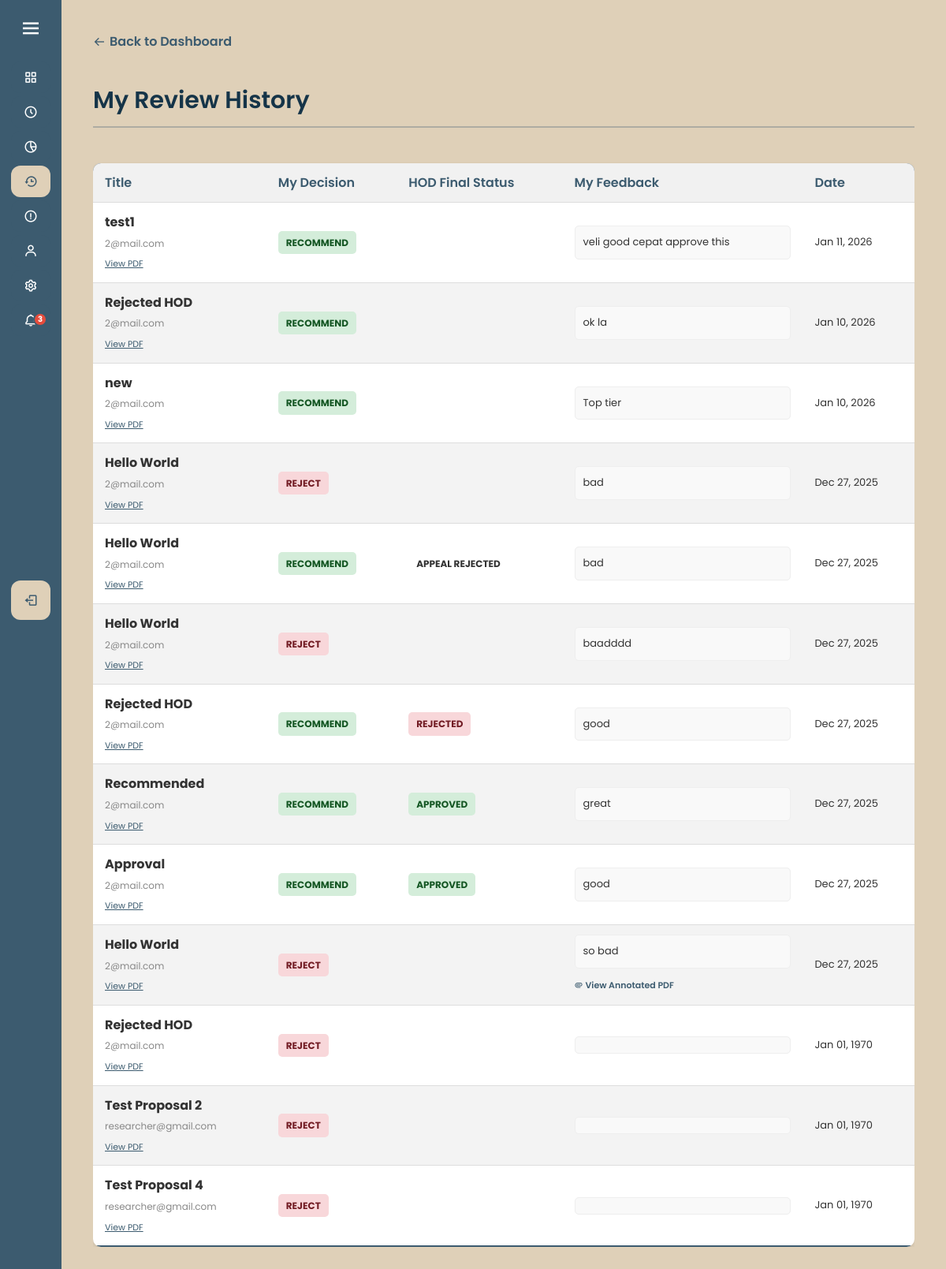
/reviewer_history.php (signed in), run on the app's committed database.
### tables this page shows
CREATE TABLE `reviews` (
  `id` int(11) NOT NULL,
  `reviewer_id` int(11) NOT NULL,
  `reviewer_email` varchar(255) DEFAULT NULL,
  `proposal_id` int(11) NOT NULL,
  `status` enum('Pending','Completed') DEFAULT 'Pending',
  `assigned_date` date DEFAULT curdate(),
  `type` enum('Proposal','Appeal') DEFAULT 'Proposal',
  `feedback` text DEFAULT NULL,
  `annotated_file` varchar(255) DEFAULT NULL,
  `decision` enum('RECOMMEND','REJECT') DEFAULT NULL,
  `review_date` datetime DEFAULT NULL
);

CREATE TABLE `proposals` (
  `id` int(11) NOT NULL,
  `title` varchar(255) NOT NULL,
  `description` text DEFAULT NULL,
  `researcher_email` varchar(255) NOT NULL,
  `file_path` varchar(255) NOT NULL,
  `reviewer_email` varchar(255) DEFAULT NULL,
  `status` enum('DRAFT','SUBMITTED','ASSIGNED','PENDING_REVIEW','REQUIRES_AMENDMENT','RESUBMITTED','RECOMMENDED','REJECTED','APPROVED','APPEALED','APPEAL_REJECTED') DEFAULT 'SUBMITTED',
  `created_at` timestamp NOT NULL DEFAULT current_timestamp(),
  `approved_at` datetime DEFAULT NULL,
  `resubmitted_at` datetime DEFAULT NULL,
  `priority` enum('Normal','High') DEFAULT 'Normal',
  `department_id` int(11) DEFAULT NULL,
  `reviewer_feedback` text DEFAULT NULL,
  `amendment_notes` text DEFAULT NULL,
  `budget_requested` decimal(10,2) DEFAULT 0.00,
  `approved_budget` decimal(10,2) DEFAULT 0.00,
  `amount_spent` decimal(10,2) DEFAULT 0.00
);

### reviewer_history.php (the view, shortened to what this page needs)
<?php
require 'config.php';
$email = $_SESSION['email'];
$user_q = $conn->query("SELECT id FROM users WHERE email = '$email'");
$user_id = $user_q->fetch_assoc()['id'];
$hist_query = "SELECT r.decision, r.feedback, r.status as review_status, r.review_date, r.annotated_file,
                      p.title, p.researcher_email, p.status as final_status, p.file_path
               FROM reviews r
               JOIN proposals p ON r.proposal_id = p.id
               WHERE r.reviewer_id = ? AND r.status = 'Completed'
               ORDER BY r.review_date DESC";
$hist_stmt = $conn->prepare($hist_query);
$hist_stmt->bind_param("i", $user_id);
$hist_stmt->execute();
$history = $hist_stmt->get_result();
?>
<!DOCTYPE html>
<html lang="en">
<head>
    <link rel="stylesheet" href="styling/style.css">
    <link rel="stylesheet" href="styling/dashboard.css">
    <link href="https://unpkg.com/boxicons@2.1.4/css/boxicons.min.css" rel="stylesheet">
</head>
<body>
    <?php include 'sidebar.php'; ?>
    <section class="home-section">
        <div style="margin-bottom: 20px;">
            <a href="reviewer_page.php" class="btn-back"><i class='bx bx-arrow-back'></i> Back to Dashboard</a>
        </div>
        <div class="welcome-text">My Review History</div>
        <hr style="border: 1px solid #3C5B6F; opacity: 0.3; margin-bottom: 25px;">
        <div style="overflow-x:auto;">
            <table class="styled-table">
                <thead>
                    <tr>
                        <th>Title</th>
                        <th>My Decision</th>
                        <th>HOD Final Status</th>
                        <th>My Feedback</th>
                        <th>Date</th>
                    </tr>
                </thead>
                <tbody>
                    <?php if ($history->num_rows > 0): ?>
                        <?php while($row = $history->fetch_assoc()): ?>
                            <tr>
                                <td>
                                    <strong><?= htmlspecialchars($row['title']) ?></strong><br>
                                    <span style="font-size: 12px; color: #888;"><?= htmlspecialchars($row['researcher_email']) ?></span>
                                    <br>
                                    <a href="<?= $row['file_path'] ?>" target="_blank" style="font-size: 11px; color: #3C5B6F;">View PDF</a>
                                </td>
                                <td>
                                    <?php if($row['review_status'] == 'Reported'): ?>
                                        <span class="status-badge rejected" style="background:#000; color:#fff;">Reported</span>
                                    <?php elseif($row['decision'] == 'AMENDMENT'): ?>
                                        <span class="status-badge requires_amendment">REQUESTED AMENDMENT</span>
                                    <?php else: ?>
                                        <span class="status-badge <?= $row['decision'] == 'RECOMMEND' ? 'approved' : 'rejected' ?>">
                                            <?= $row['decision'] ?>
                                        </span>
                                    <?php endif; ?>
                                </td>
                                <td>
                                    <?php
                                    if($row['review_status'] == 'Reported'): ?>
                                        <span style="color: #888;">Under Investigation</span>
                                    <?php elseif($row['decision'] == 'AMENDMENT' || $row['decision'] == 'REJECT'): ?>
                                        <span></span>
                                    <?php elseif ($row['final_status'] == 'RECOMMEND'): ?>
                                        <span class="status-badge assigned">Pending</span>
                                    <?php else: ?>
                                        <?php $badge_class = strtolower($row['final_status']); ?>
                                        <span class="status-badge <?= $badge_class ?>">
                                            <?= str_replace('_', ' ', $row['final_status']) ?>
                                        </span>
                                    <?php endif; ?>
                                </td>
                                <td>
                                    <div style="background: #f9f9f9; padding: 10px; border-radius: 5px; border: 1px solid #eee; font-size: 13px; max-height: 80px; overflow-y: auto;">
                                        <?= nl2br(htmlspecialchars($row['feedback'])) ?>
                                    </div>
                                    <?php if (!empty($row['annotated_file'])): ?>
                                        <div style="margin-top: 8px;">
                                            <a href="<?= htmlspecialchars($row['annotated_file']) ?>" target="_blank"
                                            style="font-size: 11px; color: #3C5B6F; text-decoration: none; font-weight: 600; display: inline-flex; align-items: center; gap: 3px;">
                                            <i class='bx bx-paperclip'></i> View Annotated PDF
                                            </a>
                                        </div>
                                    <?php endif; ?>
                                </td>
                                <td style="font-size: 13px;">
                                    <?= date('M d, Y', strtotime($row['review_date'])) ?>
                                </td>
                            </tr>
                        <?php endwhile; ?>
                    <?php else: ?>
                        <tr><td colspan="5" style="text-align: center; color: #777;">No history yet.</td></tr>
                    <?php endif; ?>
                </tbody>
            </table>
        </div>
    </section>
</body>
</html>

### styling/style.css (style rules this page uses)
* { margin: 0; padding: 0; box-sizing: border-box; font-family: "Poppins", sans-serif; }
body { background-color: #DFD0B8; }
.home-section { position: relative; background-color: #DFD0B8; min-height: 100vh; top: 0; left: 78px; width: calc(100% - 78px); transition: all 0.5s ease; z-index: 1; padding: 40px; color: #153448; }
.home-section .welcome-text { color: #153448; font-size: 30px; font-weight: 600; margin-bottom: 10px; display: flex; align-items: center; gap: 10px; }
.home-section p, .home-section li, .home-section td, .home-section label { color: #153448; font-size: 16px; line-height: 1.6; }
.status-badge { padding: 5px 10px; border-radius: 5px; font-size: 14px; font-weight: 500; }
.status-badge.approved { background: #d4edda; color: #155724; }
.status-badge.rejected { background: #f8d7da; color: #721c24; }
.btn-back { display: inline-flex; align-items: center; gap: 5px; margin-bottom: 20px; color: #3C5B6F; text-decoration: none; font-weight: 600; }
.styled-table { width: 100%; border-collapse: collapse; background: white; margin-top: 20px; border-radius: 10px; overflow: hidden; box-shadow: 0 2px 5px rgba(0,0,0,0.1); }
.styled-table th { background: #f1f1f1; text-align: left; padding: 15px; font-weight: 600; color: #3C5B6F; }
.styled-table td { padding: 15px; border-bottom: 1px solid #eee; color: #333; }
.styled-table tr:last-child td { border-bottom: none; }
.styled-table thead tr { background-color: #3C5B6F; color: #ffffff; text-align: left; font-weight: bold; }
.styled-table th, .styled-table td { padding: 12px 15px; border-bottom: 1px solid #ddd; }
.styled-table tbody tr { border-bottom: 1px solid #dddddd; }
.styled-table tbody tr:nth-of-type(even) { background-color: #f3f3f3; }
.styled-table tbody tr:last-of-type { border-bottom: 2px solid #3C5B6F; }
.status-badge { padding: 5px 10px; border-radius: 5px; font-size: 12px; font-weight: bold; text-transform: uppercase; display: inline-block; }

### data on the page
reviews: proposal.title "test1", proposal.researcher_email "2@mail.com", decision "RECOMMEND", feedback "veli good cepat approve this", review_date "Jan 11, 2026"
reviews: proposal.title "Rejected HOD", proposal.researcher_email "2@mail.com", decision "RECOMMEND", feedback "ok la", review_date "Jan 10, 2026"
reviews: proposal.title "new", proposal.researcher_email "2@mail.com", decision "RECOMMEND", feedback "Top tier", review_date "Jan 10, 2026"
reviews: proposal.title "Hello World", proposal.researcher_email "2@mail.com", decision "REJECT", feedback "bad", review_date "Dec 27, 2025"
reviews: proposal.title "Hello World", proposal.researcher_email "2@mail.com", decision "RECOMMEND", proposal.status "APPEAL REJECTED", feedback "bad", review_date "Dec 27, 2025"
reviews: proposal.title "Hello World", proposal.researcher_email "2@mail.com", decision "REJECT", feedback "baadddd", review_date "Dec 27, 2025"
reviews: proposal.title "Rejected HOD", proposal.researcher_email "2@mail.com", decision "RECOMMEND", proposal.status "REJECTED", feedback "good", review_date "Dec 27, 2025"
reviews: proposal.title "Recommended", proposal.researcher_email "2@mail.com", decision "RECOMMEND", proposal.status "APPROVED", feedback "great", review_date "Dec 27, 2025"
reviews: proposal.title "Approval", proposal.researcher_email "2@mail.com", decision "RECOMMEND", proposal.status "APPROVED", feedback "good", review_date "Dec 27, 2025"
reviews: proposal.title "Hello World", proposal.researcher_email "2@mail.com", decision "REJECT", feedback "so bad", review_date "Dec 27, 2025"
reviews: proposal.title "Rejected HOD", proposal.researcher_email "2@mail.com", decision "REJECT", review_date "Jan 01, 1970"
reviews: proposal.title "Test Proposal 2", proposal.researcher_email "researcher@gmail.com", decision "REJECT", review_date "Jan 01, 1970"
reviews: proposal.title "Test Proposal 4", proposal.researcher_email "researcher@gmail.com", decision "REJECT", review_date "Jan 01, 1970"

### other printed values
$unread_count "3"
